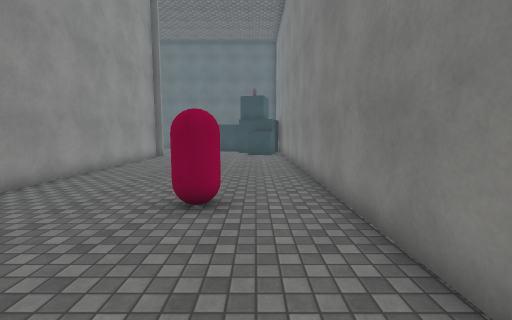
[1] (above)

24 first-person views from a walk through a scene from a Unity 3-D project. The camera is 1.5 m above the floor, tilts 6° down and sees 90° across. The floor is counted in squares, 1 m on a side. Each view is taken from the middle of a square. On the plan, view 1 faces up. The plan holds only what a view shows up to about 13 squares ahead; the rest is blank. The place goes on beyond the plan. The player character is not drawn. Surface patterns are stand-ins for the level's own textures.

[2]
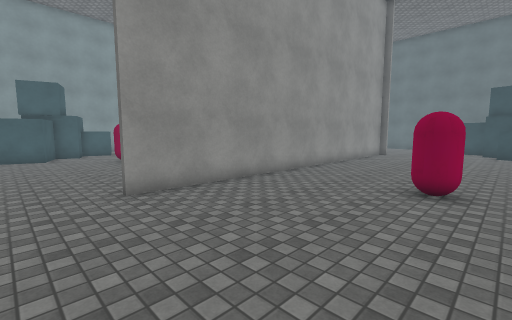

[3]
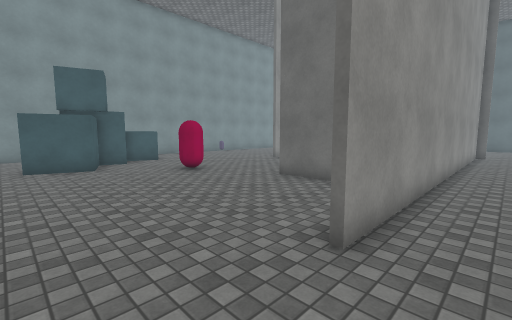

[4]
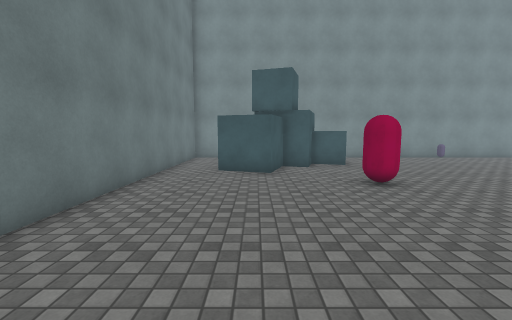

[5]
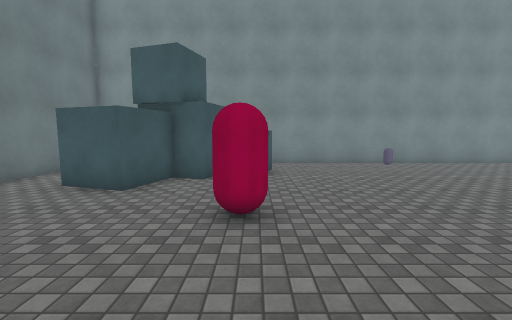

[6]
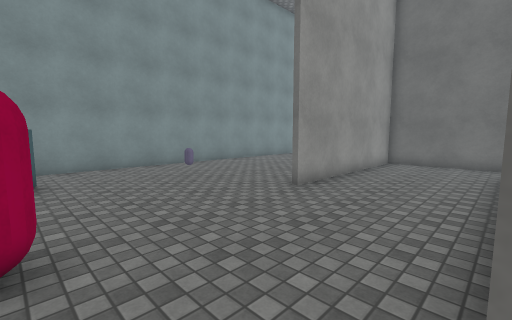

[7]
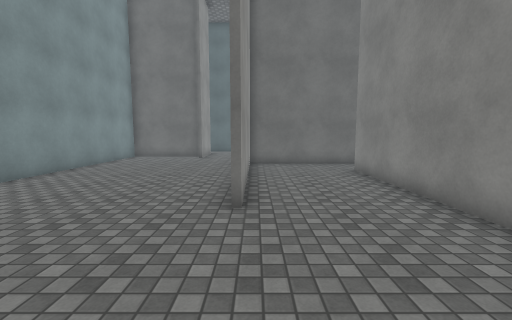

[8]
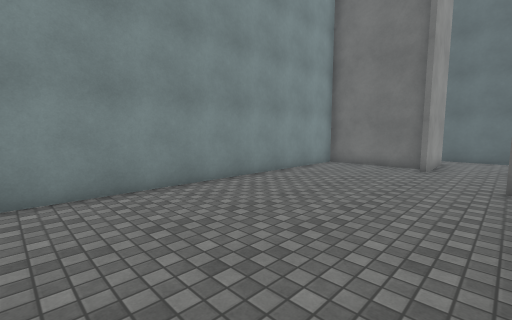

[9]
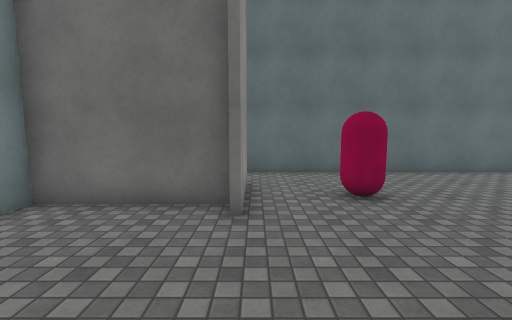

[10]
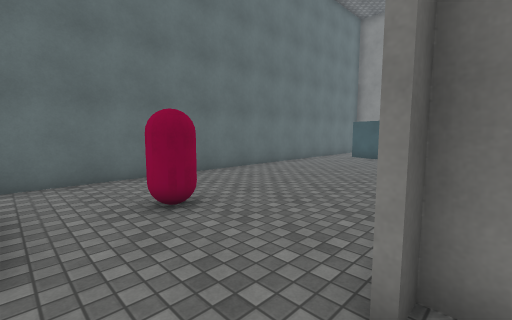

[11]
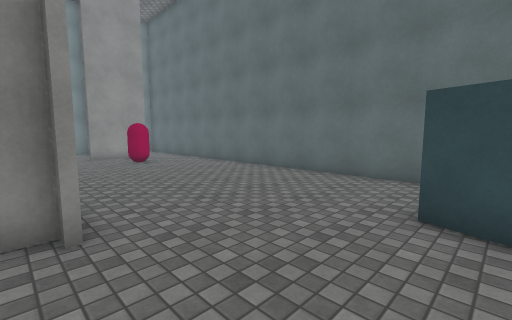

[12]
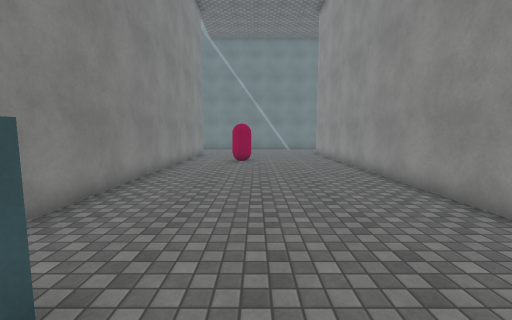

[13]
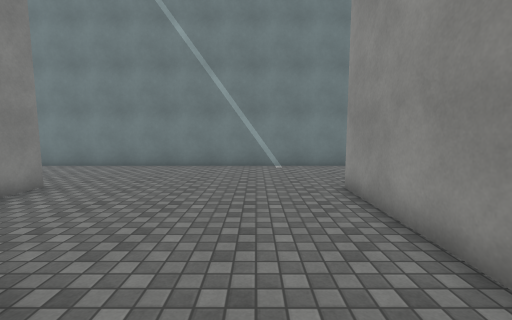

[14]
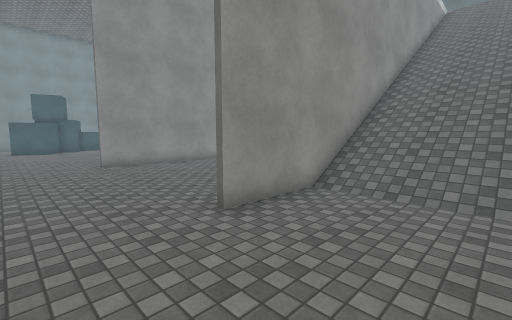

[15]
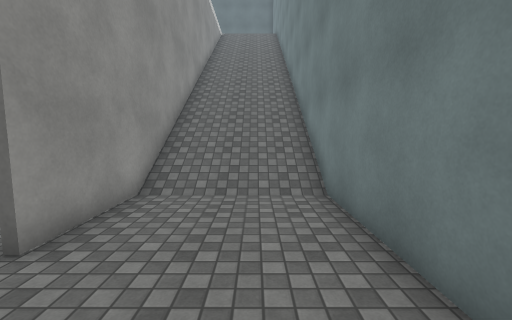

[16]
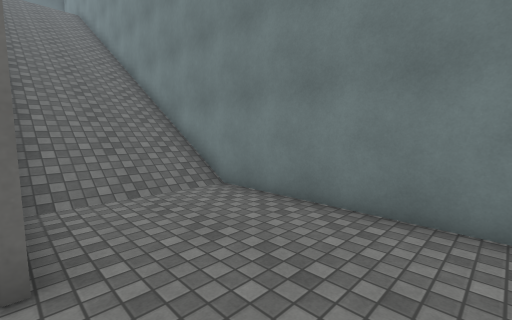

[17]
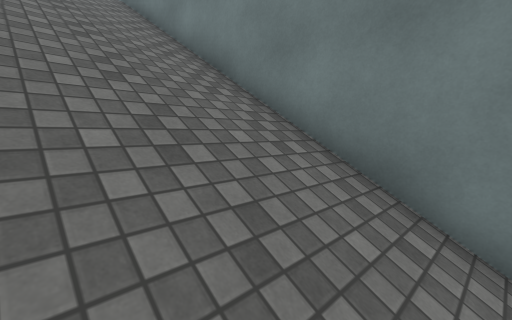

[18]
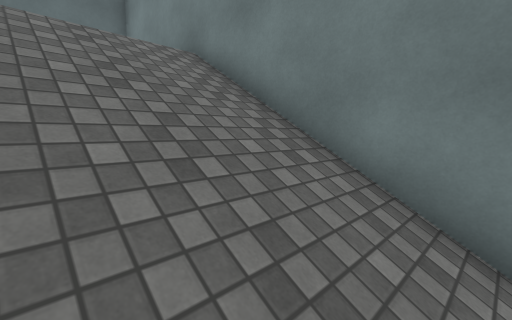

[19]
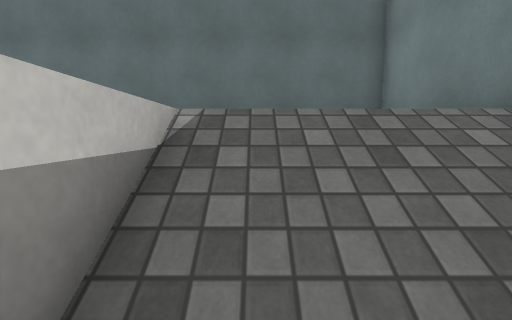

[20]
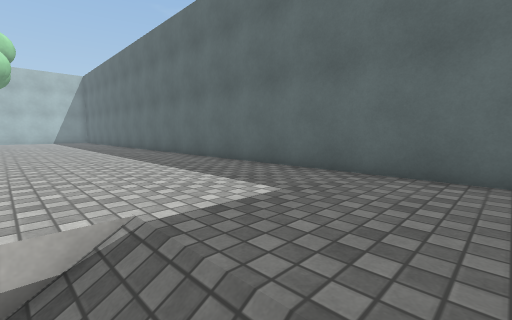

[21]
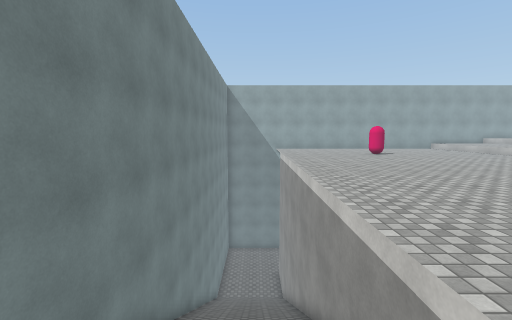

[22]
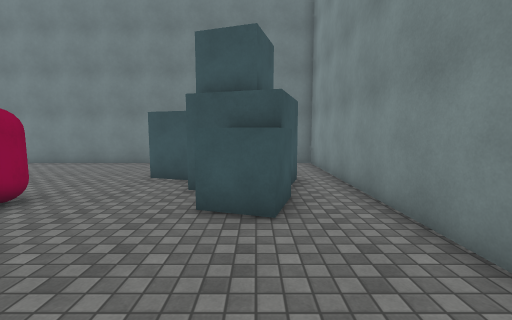

[23]
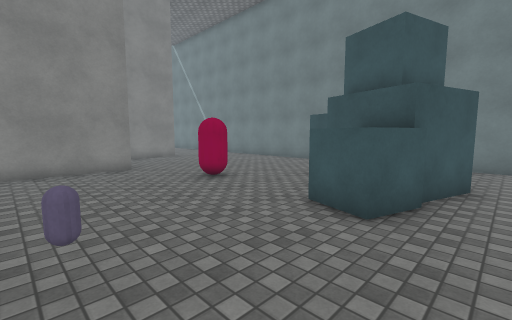

[24]
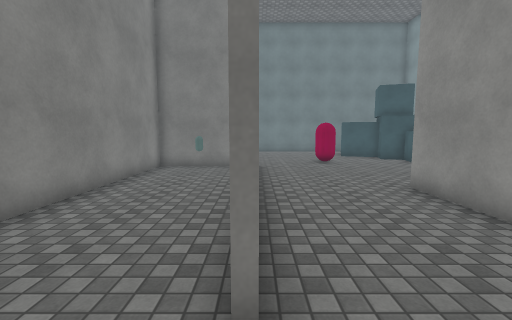

### Floor plan
Key: @ floor where view 1 was taken; # wall or solid block; . main floor; : floor 10 m higher than the main floor; / step, stairs or slope; = window, fence, low wall or low ledge; v drop or lower ground; C capsule; B block; O other object.
Columns run from 23 left of view 1 to 7 right of it. Each row starts with its distance up from view 1.
 25      ###############     ######
 24      ...............     /::: #
 23      ................//  /::: #
 22      #............../::. /::: #
 21      #.CC...........OB:::/::: #
 20 ######................/:://///#
 19 #...................../:://///#
 18 #......................B:=////#
 17 #......#######  #......//v////#
 16 #.......#....   #........#////#
 15 #.......#....   #........#////#
 14 #.......#...#...#........#////#
 13 #.......#...#...#........#////#
 12 #.......#...#...#........#////#
 11 #.......#...#...#........#////#
 10 #.......#...#...#........#////#
  9 #.......#...#...#........#////#
  8 #...C.......#...#........#////#
  7 #...........#...#........#////#
  6 #...........#.O.#........#////#
  5 #...........#...#.....C..#////#
  4 #..B........#####........#////#
  3 #..BB...C.......#........#....#
  2 #.B B...........#........#....#
  1 #.BBBB..........#........#....#
  0 #.BBBBB................@.#....#
 -1 #..BB B.......................#
 -2 #..   B.......................#
 -3 #.............................#
 -4 #............................
 -5 ##############################

Positions as (right, up) in squares from view 1, and headings:
1: (0, 0), facing up
2: (0, -2), facing up-left
3: (-5, -3), facing up-left
4: (-7, -1), facing left
5: (-10, 3), facing left
6: (-11, 3), facing up-left
7: (-15, 4), facing up
8: (-16, 8), facing up-left
9: (-18, 15), facing up
10: (-18, 16), facing up-right
11: (-2, 16), facing up-left
12: (-2, 19), facing down
13: (-4, 7), facing down
14: (6, -3), facing up-left
15: (5, -3), facing up
16: (2, -3), facing up-right
17: (3, 9), facing up-right
18: (3, 14), facing up-right
19: (3, 17), facing up
20: (5, 19), facing up-left
21: (4, 20), facing down
22: (-20, 8), facing down
23: (-22, 8), facing down-right
24: (-11, 16), facing down
